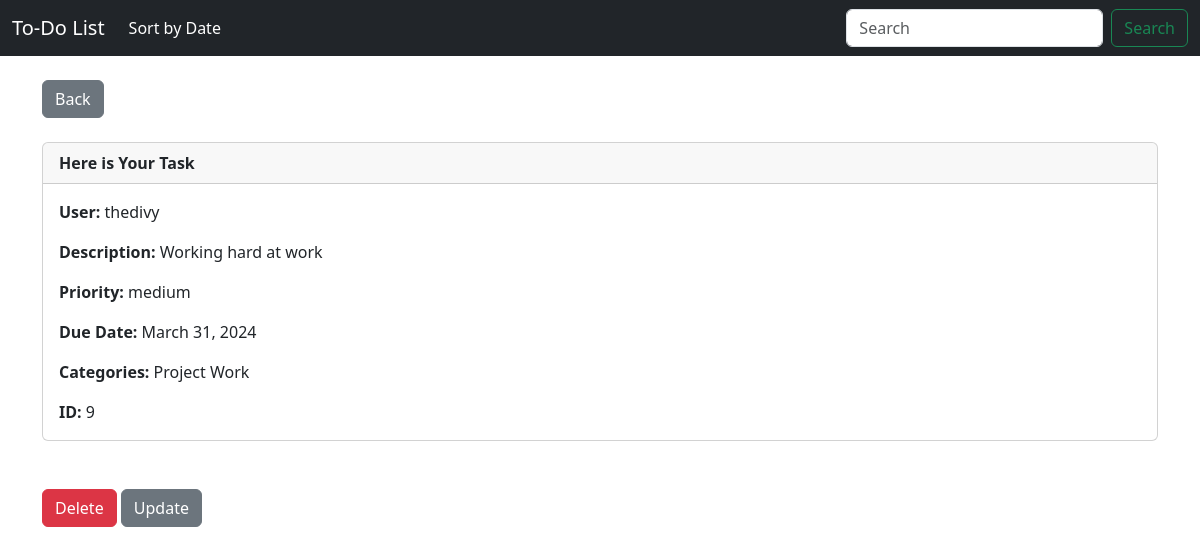
/playground/task/9, run on the app's committed database.
### playground/models.py (models this page shows, shortened)
class Task(models.Model):
    PRIORITY_CHOICES = [
        ('low', 'Low'),
        ('medium', 'Medium'),
        ('high', 'High'),
    ]
    STATUS_CHOICES = [
        ('pending', 'Pending'),
        ('completed', 'Completed'),
        ('overdue', 'Overdue'),
    ]
    user = models.ForeignKey(User, on_delete=models.CASCADE)
    task_description = models.TextField()
    due_date = models.DateField()
    priority = models.CharField(max_length=10, choices=PRIORITY_CHOICES)
    status = models.CharField(max_length=10, choices=STATUS_CHOICES)
    categories = models.ManyToManyField('Category', related_name='tasks')

class User(models.Model):
    username = models.CharField(max_length=50, unique=True)
    def __str__(self):
        return self.username

class Category(models.Model):
    category_name = models.CharField(max_length=50, unique=True)

### playground/views.py (the view)
# urls.py: path('task/<int:pk>', views.tasks, name = 'task'),
def tasks(request, pk):
    task = Task.objects.get(id=pk)
    return render(request, 'task.html', {'task':task})

### playground/templates/task.html (shortened to what this page needs)
{% extends 'base.html' %}
{% block content %}
<a href="{% url 'home' %}" class="btn btn-secondary">Back</a>
<br/><br/>
<div class="card">
    <div class="card-header">
        <strong>Here is Your Task</strong>
    </div>
    <div class="card-body">
        <p class="card-text"><strong>User: </strong>{{ task.user }}</p>
        <p class="card-text"><strong>Description: </strong>{{ task.task_description }}</p>
        <p class="card-text"><strong>Priority: </strong>{{ task.priority }}</p>
        <p class="card-text"><strong>Due Date: </strong>{{ task.due_date }}</p>
        <p class="card-text"><strong>Categories: </strong>
            {% for category in task.categories.all %}
                {{ category.category_name }}
            {% endfor %}
        </p>
        <p class="card-text"><strong>ID: </strong>{{ task.id }}</p>
    </div>
</div>
<br/><br/>
<a href="{% url 'delete_task' task.id %}" class="btn btn-danger">Delete</a>
<a href="{% url 'update_task' task.id %}" class="btn btn-secondary">Update</a>
{% endblock %}

### data on the page
Task: user "thedivy", task_description "Working hard at work", priority "medium", due_date "March 31, 2024", id "9"
Category: category_name "Project Work"
